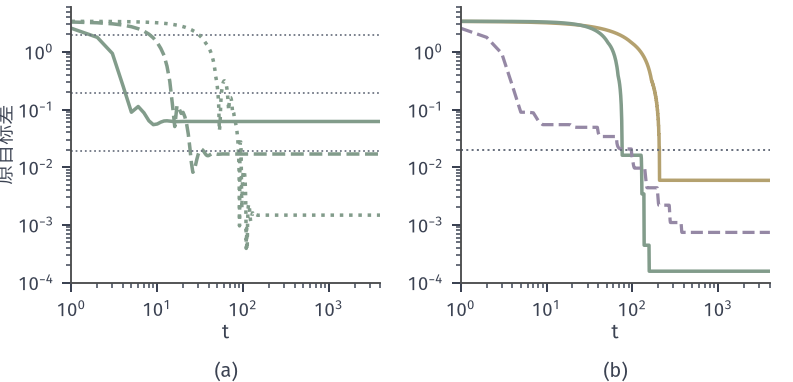

Python code for this plot:
from pathlib import Path
import sys
ROOT = next(p for p in Path(__file__).resolve().parents if (p/'build.sh').is_file() and (p/'tex/book.tex').is_file())
sys.path.insert(0, str(ROOT/'figures/00-shared/mathematical-preliminaries-upper/00-shared/comprehension-figures'))
from support import figure, save, BLUE, GREEN, YELLOW, RED, PURPLE, INK, MUTED, GRID, BLUE_FILL, GREEN_FILL, YELLOW_FILL, RED_FILL, PURPLE_FILL
import numpy as np
HERE = Path(__file__).resolve().parent
STROKE = '#4C4D4F'
def panel(fig, left, right, top, bottom, wspace=.25, hspace=.2):
    fig.set_layout_engine(None)
    fig.subplots_adjust(left=left, right=right, top=top, bottom=bottom, wspace=wspace, hspace=hspace)
def tag(fig, ax, s, y=None, d=.15):
    p = ax.get_position(); fig.text((p.x0+p.x1)/2, (p.y0-d) if y is None else y, s, ha='center', va='top')
def opt(ax, x=0, y=0, ms=4.8, z=7): ax.plot([x],[y],'o',ms=ms,color=RED,mew=0,zorder=z)
# f(x)=max_i(a_i^T x+b_i)，R^2，7 个单位方向，b 固定；对熵平滑做 Nesterov 加速。
import math, itertools
th_=2*np.pi*np.arange(7)/7;Aa=np.c_[np.cos(th_),np.sin(th_)];bb_=np.array([0,.3,-.2,.5,.1,-.4,.2]);m=7
f=lambda x:np.max(Aa@x+bb_)
best=1e9
for i,j,k in itertools.combinations(range(m),3):
    M=np.c_[Aa[[i,j,k]],-np.ones(3)]
    if abs(np.linalg.det(M))<1e-10: continue
    s=np.linalg.solve(M,-bb_[[i,j,k]]);best=min(best,f(s[:2])) if abs(f(s[:2])-s[2])<1e-9 else best
fs=best
def gm(x,mu):
    l=Aa@x+bb_;z=(l-l.max())/mu;w=np.exp(z);w/=w.sum();return Aa.T@w
def nag(mu,T,x0=(3.,2.)):
    x=np.array(x0);y=x.copy();th=1.;V=[f(x)];a=mu
    for t in range(T):
        xn=y-a*gm(y,mu);thn=(1+math.sqrt(1+4*th*th))/2;y=xn+(th-1)/thn*(xn-x);x=xn;th=thn;V.append(f(x))
    return np.array(V),x
def sub(al,T):
    x=np.array([3.,2.]);b=f(x);B=[b]
    for t in range(T):
        i=np.argmax(Aa@x+bb_);x=x-al*Aa[i];b=min(b,f(x));B.append(b)
    return np.array(B)
def cont(eps_end,T):
    mu=1.;x=np.array([3.,2.]);V=[f(x)];used=0
    while used<T:
        n=int(8/mu**.5)+10;n=min(n,T-used)
        v,x=nag(mu,n,x0=x);V+=list(v[1:]);used+=n;mu=max(mu/2,eps_end)
    return np.array(V)
T=4000
fig,(A,B)=figure(width_mm=112,height_mm=54,ncols=2)
panel(fig,.09,.97,.98,.26,wspace=.26)
tt=np.arange(1,T+1);pl=[]
for mu,ls in ((1.,'-'),(.1,'--'),(.01,':')):
    V,_=nag(mu,T);pl.append((mu,float(V[-1]-fs)));A.loglog(tt,V[1:]-fs,color=GREEN,lw=1.4,ls=ls);A.axhline(mu*math.log(m),color=MUTED,lw=.7,ls=':')
A.set_xlim(1,T);A.set_ylim(1e-4,6);A.set_xlabel('$t$',labelpad=1);A.set_ylabel('原目标差',labelpad=1)
eps=.02;mu=eps/(2*math.log(m));V,_=nag(mu,T)
Bs=sub(eps,T);Vb=np.minimum.accumulate(V);C=np.minimum.accumulate(cont(mu,T))
B.loglog(tt,Bs[1:]-fs,color=YELLOW,lw=1.4);B.loglog(tt,Vb[1:]-fs,color=GREEN,lw=1.4);B.loglog(tt,C[1:]-fs,color=PURPLE,lw=1.3,ls='--')
B.axhline(eps,color=MUTED,lw=.8,ls=':')
B.set_xlim(1,T);B.set_ylim(1e-4,6);B.set_xlabel('$t$',labelpad=1)
fig.canvas.draw();tag(fig,A,'(a)',y=.055);tag(fig,B,'(b)',y=.055)
print('fs',fs,'plateaus',pl,'end',float(Bs[-1]-fs),float(Vb[-1]-fs),float(C[-1]-fs),'hit',[int(np.argmax(v-fs<=eps)) for v in (Bs,Vb,C)])
save(fig,HERE,'figure',{'fstar':float(fs),'b':bb_.tolist(),'eps':eps,'mu':mu})
